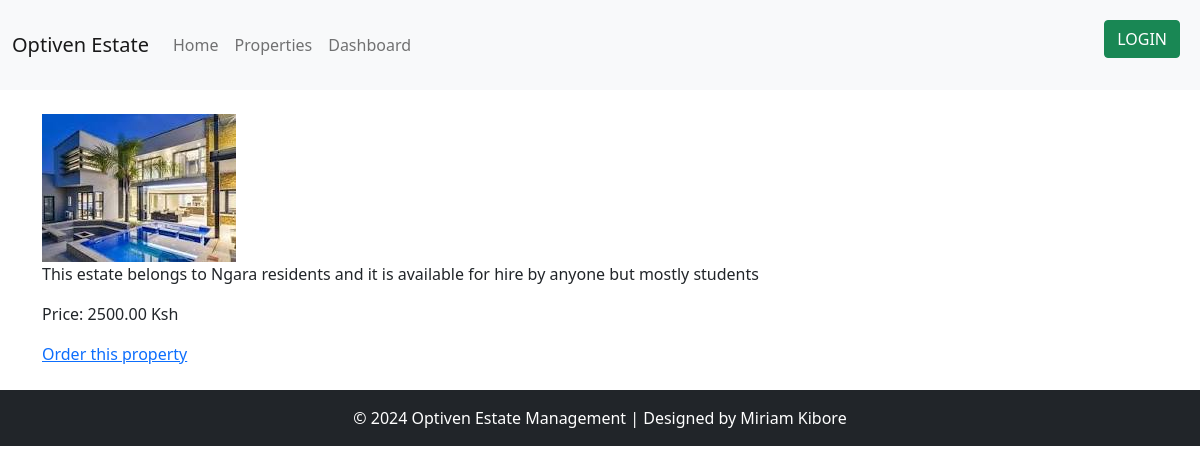
Page /properties/1/ on the earlier database version.
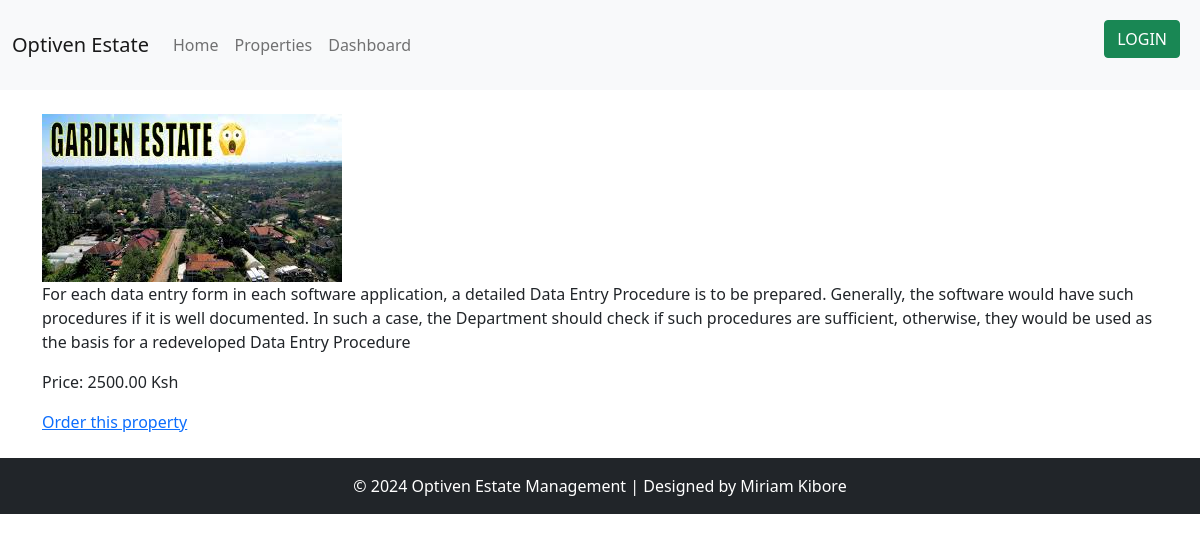
Same page on the later database version.
### estates/models.py (models this page shows, shortened)
class Property(models.Model):
    title = models.CharField(max_length=200)
    description = models.TextField()
    price = models.DecimalField(max_digits=10, decimal_places=2)
    location = models.CharField(max_length=200)
    image = models.ImageField(upload_to='properties/')

### estates/views.py (the view)
# urls.py: path('properties/<int:pk>/', views.property_detail, name='property_detail'),
def property_detail(request, pk):
    selected_property = get_object_or_404(Property, pk=pk)
    return render(request, 'estates/property_detail.html', {'property': selected_property})

### estates/templates/estates/property_detail.html (shortened to what this page needs)
{% extends 'estates/base.html' %}
{% block content %}
    <img src="{{ property.image.url }}" alt="{{ property.name }}">
    <p>{{ property.description }}</p>
    <p>Price: {{ property.price }} Ksh</p>
    <a href="{% url 'order_property' property.pk %}">Order this property</a>
{% endblock %}

### estates/templates/estates/base.html (shortened to what this page needs)
<!doctype html>
<html lang="en">
  <head>
    <link href="https://cdn.jsdelivr.net/npm/bootstrap@5.0.2/dist/css/bootstrap.min.css" rel="stylesheet">
  </head>
  <body>
    <nav class="navbar navbar-expand-lg navbar-light bg-light">
      <div class="container-fluid">
        <a class="navbar-brand" href="/">Optiven Estate</a>
        <div class="collapse navbar-collapse" id="navbarToggler">
          <ul class="navbar-nav me-auto mb-2 mb-lg-0">
            <li class="nav-item">
              <a class="nav-link" href="/">Home</a>
            </li>
            <li class="nav-item">
              <a class="nav-link" href="{% url 'property_list' %}">Properties</a>
            </li>
            <li class="nav-item">
              <a class="nav-link" href="{% url 'dashboard' %}">Dashboard</a>
            </li>
          </ul>
          <ul>
            <form class="d-flex mt-1 p-2">
              {% if user.is_authenticated %}
                  <a href="/logout" class="btn btn-danger">LOGOUT</a>
              {% else %}
                  <a href="/login" class="btn btn-success">LOGIN</a>
              {% endif %}
          </form>
        </div>
      </div>
    </nav>
    <div class="container my-4">
      {% block content %}
      {% endblock %}
    </div>
    <footer class="bg-light text-center text-lg-start">
    <div class="text-center p-3 bg-dark text-white">
      © 2024 Optiven Estate Management | Designed by Miriam Kibore
    </div>
    </footer>
  </body>
</html>

Differences in the rows shown:
changed Property: image: a different picture; description "This estate belongs to Ngara residents and it is available for hire by anyone but mostly students" → "For each data entry form in each software application, a detailed Data Entry Procedure is to be prepared. Generally, the software would have such procedures if it is well documented. In such a case, the Department should check if such procedures are sufficient, otherwise, they would be used as the basis for a redeveloped Data Entry Procedure"
